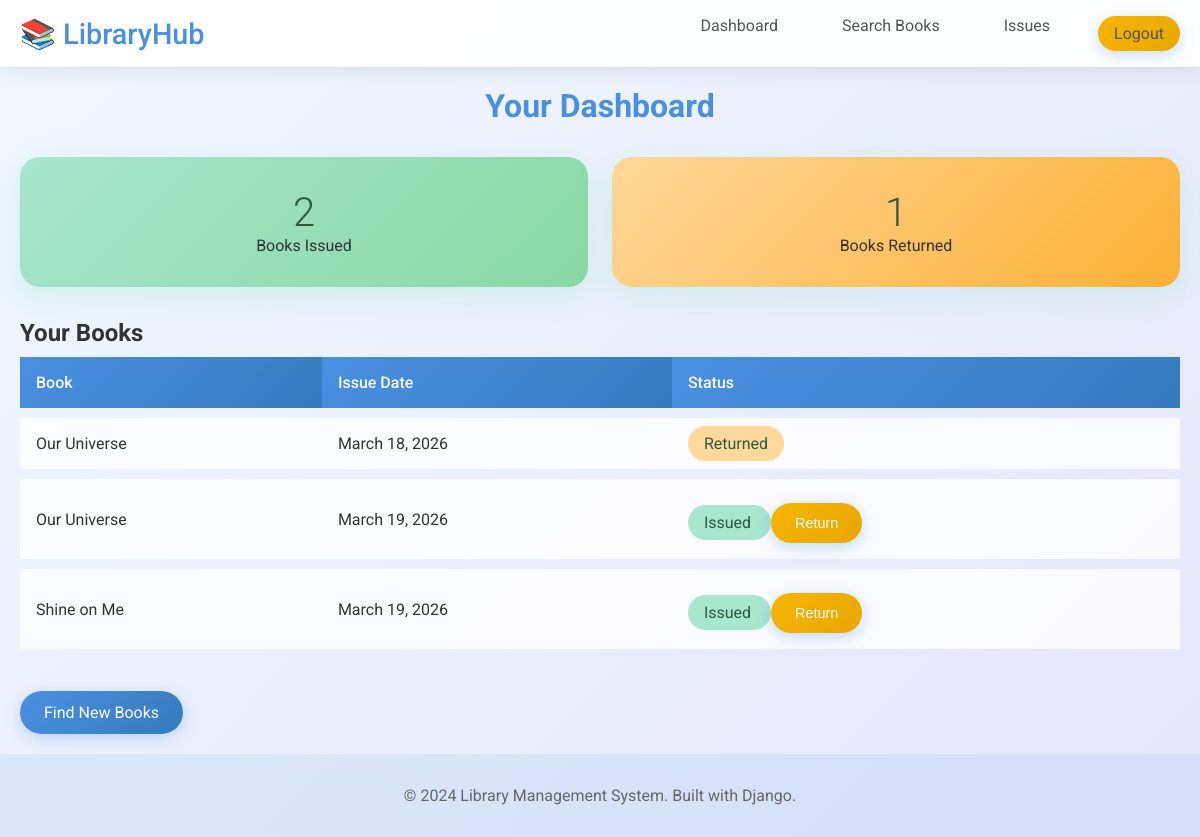
The page /dashboard/ (signed in) on the database its author committed.
### library/models.py (models this page shows, shortened)
class Issue(models.Model):
    STATUS_CHOICES = [
        ('issued', 'Issued'),
        ('returned', 'Returned'),
        ('overdue', 'Overdue'),
    ]
    user = models.ForeignKey(User, on_delete=models.CASCADE)
    book = models.ForeignKey(Book, on_delete=models.CASCADE)
    issue_date = models.DateField(default=timezone.now)
    expected_return_date = models.DateField()
    actual_return_date = models.DateField(null=True, blank=True)
    status = models.CharField(max_length=10, choices=STATUS_CHOICES, default='issued')

class Book(models.Model):
    title = models.CharField(max_length=200)
    author = models.CharField(max_length=200)
    isbn = models.CharField(max_length=13, unique=True)
    total_copies = models.PositiveIntegerField(default=1)
    available_copies = models.PositiveIntegerField(default=1)

### library/views.py (the view)
# urls.py: path('dashboard/', views.DashboardView.as_view(), name='dashboard'),
class DashboardView(LoginRequiredMixin, TemplateView):
    template_name = 'library/dashboard.html'
    def get_context_data(self, **kwargs):
        context = super().get_context_data(**kwargs)
        user = self.request.user
        issues = Issue.objects.filter(user=user).select_related('book')
        issued_count = issues.filter(status='issued').count()
        returned_count = issues.filter(status='returned').count()
        context['issues'] = issues
        context['issued_count'] = issued_count
        context['returned_count'] = returned_count
        return context

### templates/library/dashboard.html (shortened to what this page needs)
<!DOCTYPE html>
<html lang="en">
<head>
</head>
<body>
{% extends 'library/base.html' %}
{% block content %}
<h1 style="text-align: center; color: #4a90e2; margin-bottom: 2rem;">Your Dashboard</h1>
<div class="stats-grid">
    <div class="stat-card">
        <div class="stat-number">{{ issued_count }}</div>
        <div>Books Issued</div>
    </div>
    <div class="stat-card" style="background: linear-gradient(135deg, #ffd89b, #fbb034);">
        <div class="stat-number">{{ returned_count }}</div>
        <div>Books Returned</div>
    </div>
</div>
<h2>Your Books</h2>
{% if issues %}
<table class="table">
    <thead>
        <tr>
            <th>Book</th>
            <th>Issue Date</th>
            <th>Status</th>
        </tr>
    </thead>
    <tbody>
        {% for issue in issues %}
        <tr>
            <td>{{ issue.book.title }}</td>
            <td>{{ issue.issue_date }}</td>
            <td>
                <span style="padding: 0.5rem 1rem; border-radius: 20px; background: {% if issue.status == 'issued' %}#a8e6cf{% elif issue.status == 'returned' %}#ffd89b{% else %}#ffaaa5{% endif %}; color: #2d5a3e;">
                    {{ issue.get_status_display }}
                </span>
                {% if issue.status == 'issued' %}
                <form method="post" action="{% url 'return_book' issue.id %}" style="display: inline;">
                    <button type="submit" class="btn btn-secondary" style="margin-top: 0.5rem; font-size: 0.9rem;">Return</button>
                </form>
                {% endif %}
            </td>
        </tr>
        {% endfor %}
    </tbody>
</table>
{% else %}
<p>No books issued yet. <a href="{% url 'search' %}">Search books</a> to issue one!</p>
{% endif %}
<a href="{% url 'search' %}" class="btn" style="margin-top: 2rem;">Find New Books</a>
{% endblock %}

### static/library/css/style.css (style rules this page uses)
* { margin: 0; padding: 0; box-sizing: border-box; }
body { font-family: 'Roboto', sans-serif; background: linear-gradient(135deg, #f0f8ff 0%, #e6e6fa 100%); min-height: 100vh; color: #333; }
.btn { background: linear-gradient(135deg, #4a90e2, #357abd); color: white; border: none; padding: 0.75rem 1.5rem; border-radius: 25px; cursor: pointer; font-size: 1rem; transition: all 0.3s ease; text-decoration: none; display: inline-block; box-shadow: 0 4px 15px rgba(74, 144, 226, 0.3); }
.btn-secondary { background: linear-gradient(135deg, #f8b500, #e6a700); }
.table { width: 100%; border-collapse: separate; border-spacing: 0 10px; }
.table th, .table td { padding: 1rem; text-align: left; background: rgba(255, 255, 255, 0.8); }
.table th { background: linear-gradient(135deg, #4a90e2, #357abd); color: white; font-weight: 500; }
.stats-grid { display: grid; grid-template-columns: repeat(auto-fit, minmax(200px, 1fr)); gap: 1.5rem; margin: 2rem 0; }
.stat-card { background: linear-gradient(135deg, #a8e6cf, #88d8a3); padding: 2rem; border-radius: 20px; text-align: center; box-shadow: 0 10px 30px rgba(168, 230, 207, 0.4); }
.stat-number { font-size: 2.5rem; font-weight: 300; color: #2d5a3e; }

### rows shown on the page
Issue: book "Our Universe", issue_date "March 18, 2026", status "Returned"
Issue: book "Our Universe", issue_date "March 19, 2026", status "Issued", shows "Return"
Issue: book "Shine on Me", issue_date "March 19, 2026", status "Issued", shows "Return"

### other values the page prints
{{ issued_count }} "2"
{{ returned_count }} "1"
